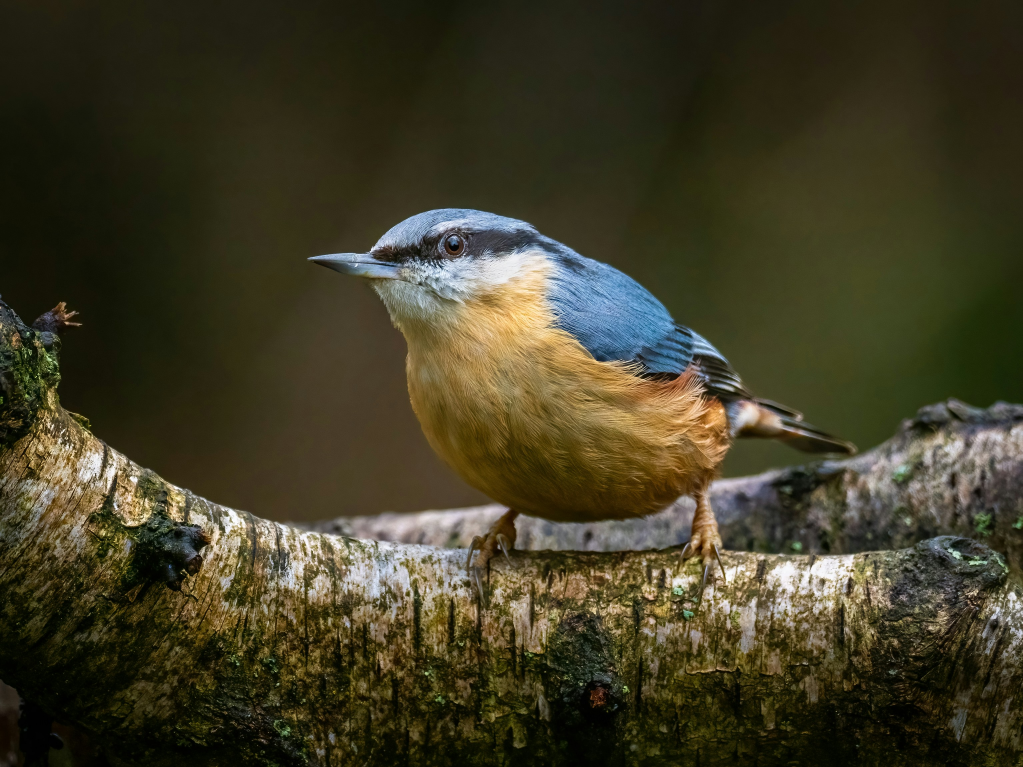
#> input picture dataset/cover.jpg, 3068 x 2301 px (shown at 1/3 size)
$ jupyter execute test_dct.ipynb
#> lines starting #> are read from the running program, lines starting #| are printed output that depends on the picture
#> further down, image is the input picture: shape (2301, 3068, 3); mean B, G, R 38, 60.3, 64.5
[cell 1]
import numpy as np

quant = np.array([[16,11,10,16,24,40,51,61],      # QUANTIZATION TABLE
                    [12,12,14,19,26,58,60,55],    # required for DCT
                    [14,13,16,24,40,57,69,56],
                    [14,17,22,29,51,87,80,62],
                    [18,22,37,56,68,109,103,77],
                    [24,35,55,64,81,104,113,92],
                    [49,64,78,87,103,121,120,101],
                    [72,92,95,98,112,100,103,99]])

class DCT():
    def __init__(self): # Constructor
        self.message = None
        self.bitMess = None
        self.oriCol = 0
        self.oriRow = 0
        self.numBits = 0
    #encoding part :
    def encode_image(self,img,secret_msg):
        #show(img)
#> called with secret_msg = 'Hello, this is a secret message!'
        secret=secret_msg
        print("Secret message: ", secret)
        print("Length of secret message: ", len(secret))
        self.message = str(len(secret))+'*'+secret
        self.bitMess = self.toBits()
        #get size of image in pixels
        row,col = img.shape[:2]
#> row = 2301; col = 3068
        ##col, row = img.size
        self.oriRow, self.oriCol = row, col
#> self.oriRow = 2301; self.oriCol = 3068
        if((col/8)*(row/8)<len(secret)):
            print("Error: Message too large to encode in image")
            return False
        #make divisible by 8x8
        if row%8 != 0 or col%8 != 0:
            img = self.addPadd(img, row, col)

        row,col = img.shape[:2]
#> row = 2304; col = 3072
        ##col, row = img.size
        #split image into RGB channels
        bImg,gImg,rImg = cv2.split(img)
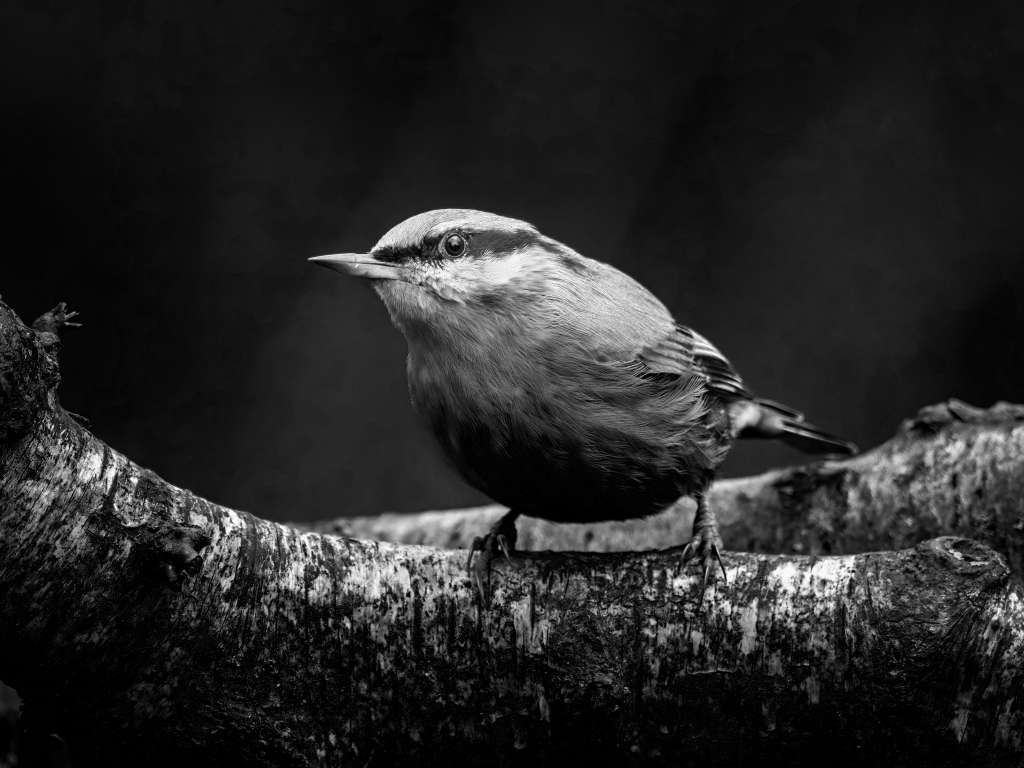
#> bImg: shape (2304, 3072) (shown at 1/3 size); min 0, max 255, mean 37.9
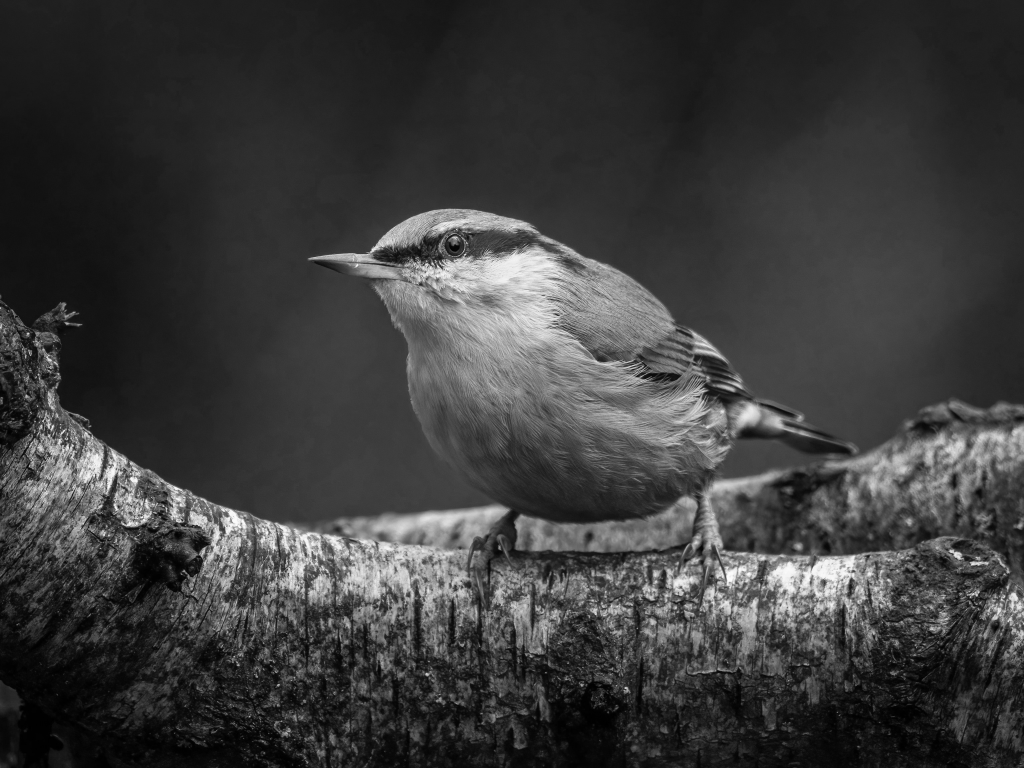
#> gImg: shape (2304, 3072) (shown at 1/3 size); min 0, max 255, mean 60.1
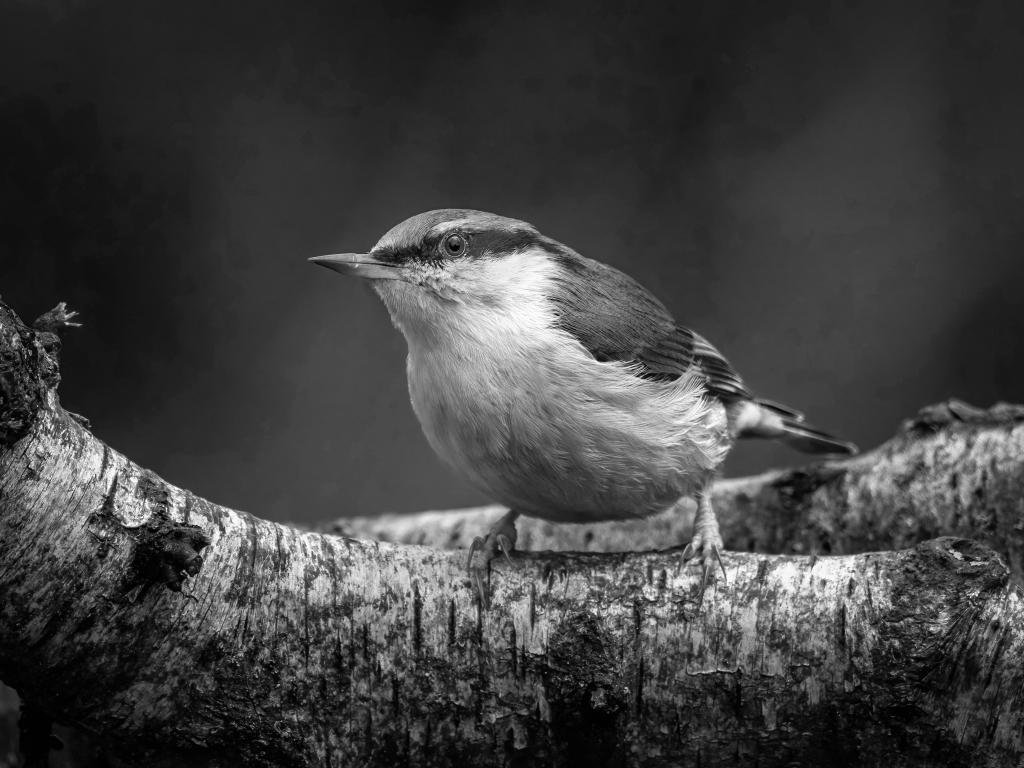
#> rImg: shape (2304, 3072) (shown at 1/3 size); min 0, max 255, mean 64.4
        #message to be hid in blue channel so converted to type float32 for dct function
        bImg = np.float32(bImg)
        #break into 8x8 blocks
        imgBlocks = [np.round(bImg[j:j+8, i:i+8]-128) for (j,i) in itertools.product(range(0,row,8),
                                                                       range(0,col,8))]
#> imgBlocks = 110592 items
        #Blocks are run through DCT function
        dctBlocks = [np.round(cv2.dct(img_Block)) for img_Block in imgBlocks]
#> dctBlocks = 110592 items
        #blocks then run through quantization table
        quantizedDCT = [np.round(dct_Block/quant) for dct_Block in dctBlocks]
#> quantizedDCT = 110592 items
        #set LSB in DC value corresponding bit of message
        messIndex = 0
        letterIndex = 0
        for quantizedBlock in quantizedDCT:
            #find LSB in DC coeff and replace with message bit
            DC = quantizedBlock[0][0]
            DC = np.uint8(DC)
            DC = np.unpackbits(DC)
            DC[7] = self.bitMess[messIndex][letterIndex]
            DC = np.packbits(DC)
            DC = np.float32(DC)
            DC= DC-255
            quantizedBlock[0][0] = DC
            letterIndex = letterIndex+1
            if letterIndex == 8:
                letterIndex = 0
                messIndex = messIndex + 1
                if messIndex == len(self.message):
                    break
#> this loop made 280 passes
#> DC on passes 1 to 12: [-55], [-55], [-54], [-54], [-55], [-55], [-54], [-54], [-55], [-55], [-54], [-54]
#> after the loop, letterIndex = 0; messIndex = 35
        #blocks run inversely through quantization table
        sImgBlocks = [quantizedBlock *quant+128 for quantizedBlock in quantizedDCT]
#> sImgBlocks = 110592 items
        #blocks run through inverse DCT
        #sImgBlocks = [cv2.idct(B)+128 for B in quantizedDCT]
        #puts the new image back together
        sImg=[]
        for chunkRowBlocks in self.chunks(sImgBlocks, col/8):
            for rowBlockNum in range(8):
                for block in chunkRowBlocks:
                    sImg.extend(block[rowBlockNum])
#> after the loop, sImg = 7077888 items
        sImg = np.array(sImg).reshape(row, col)
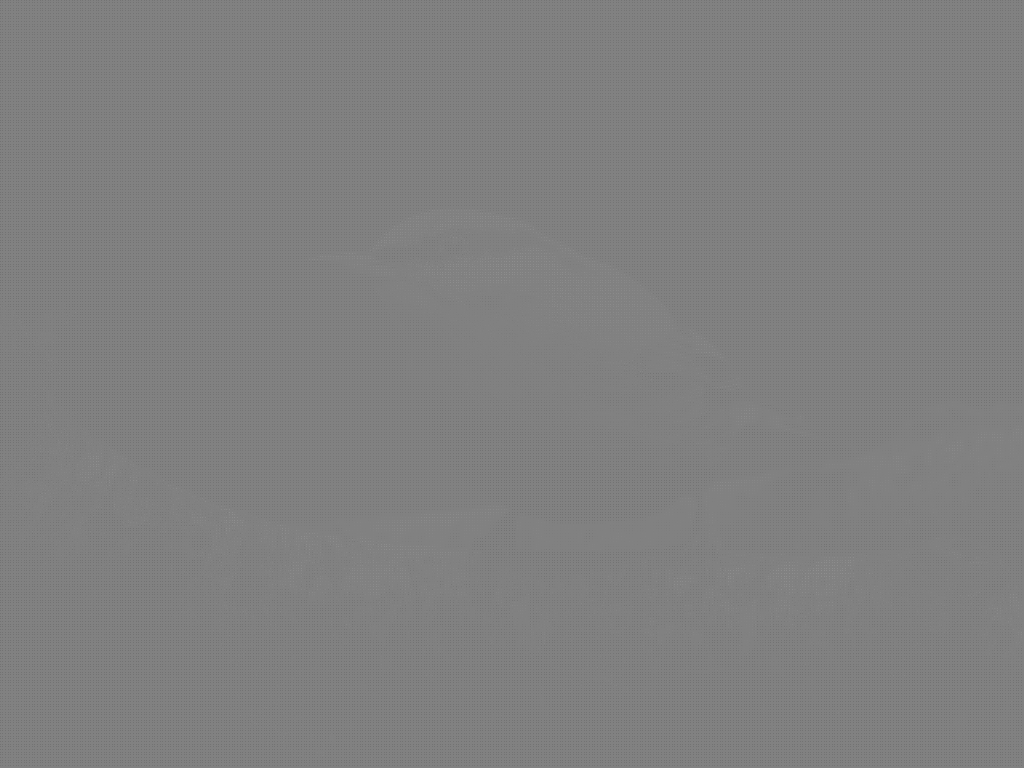
#> sImg: shape (2304, 3072) float64 (shown at 1/3 size); min -896, max 1120, mean 116.7; drawn with min black and max white
        #converted from type float32
        sImg = np.uint8(sImg)
        #show(sImg)
        sImg = cv2.merge((sImg,gImg,rImg))
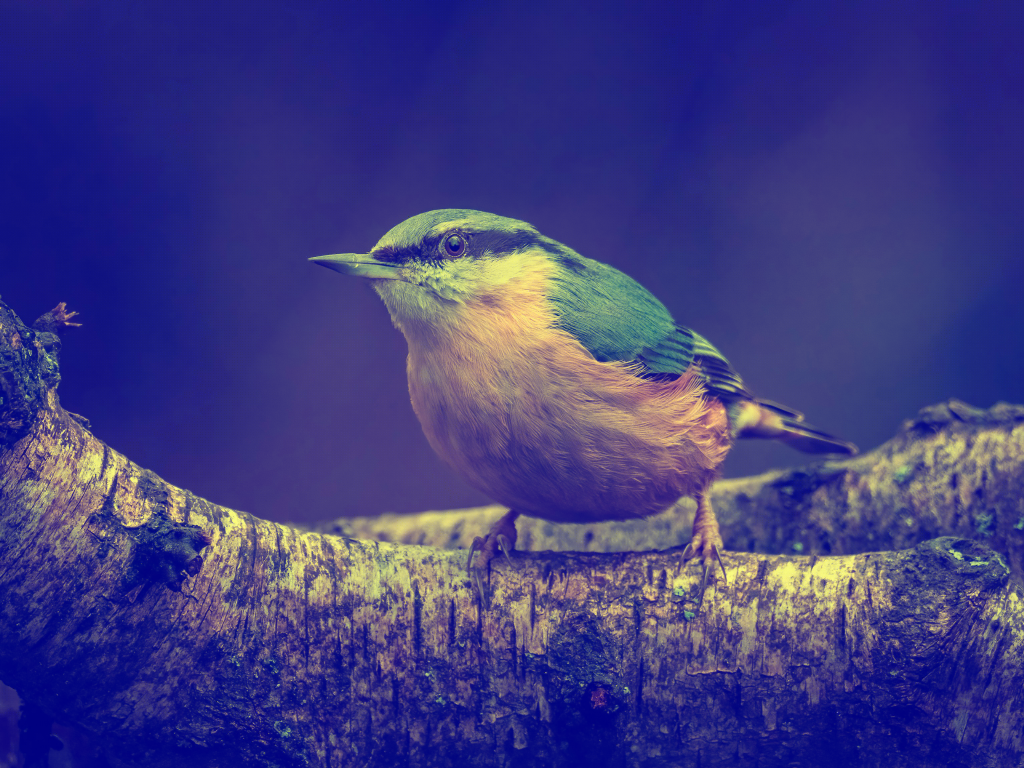
#> sImg: shape (2304, 3072, 3) (shown at 1/3 size); mean of channels 0, 1, 2 127.9, 60.1, 64.4; drawn as B, G, R
        return sImg

    #decoding part :
    def decode_image(self,img):
        row,col = img.shape[:2]
#> row = 2304; col = 3072
        messSize = None
        messageBits = []
        buff = 0
        #split image into RGB channels
        bImg,gImg,rImg = cv2.split(img)
         #message hid in blue channel so converted to type float32 for dct function
        bImg = np.float32(bImg)
        #break into 8x8 blocks
        imgBlocks = [bImg[j:j+8, i:i+8]-128 for (j,i) in itertools.product(range(0,row,8),
                                                                       range(0,col,8))]
#> imgBlocks = 110592 items
        #blocks run through quantization table
        #quantizedDCT = [dct_Block/ (quant) for dct_Block in dctBlocks]
        quantizedDCT = [img_Block/quant for img_Block in imgBlocks]
#> quantizedDCT = 110592 items
        i=0
        #message extracted from LSB of DC coeff
        for quantizedBlock in quantizedDCT:
            DC = quantizedBlock[0][0]
            DC = np.uint8(DC)
            DC = np.unpackbits(DC)
            if DC[7] == 1:
                buff+=(0 & 1) << (7-i)
            elif DC[7] == 0:
                buff+=(1&1) << (7-i)
            i=1+i
            if i == 8:
                messageBits.append(chr(buff))
                buff = 0
                i =0
                if messageBits[-1] == '*' and messSize is None:
                    try:
                        messSize = int(''.join(messageBits[:-1]))
                    except:
                        pass
            if len(messageBits) - len(str(messSize)) - 1 == messSize:
                return ''.join(messageBits)[len(str(messSize))+1:]
#> this loop made 280 passes
#> DC on passes 1 to 12: [1, 1, 1, 1, 1, 0, 0, 1], [1, 1, 1, 1, 1, 0, 0, 1], [1, 1, 1, 1, 1, 0, 1, 0], [1, 1, 1, 1, 1, 0, 1, 0], [1, 1, 1, 1, 1, 0, 0, 1], [1, 1, 1, 1, 1, 0, 0, 1], [1, 1, 1, 1, 1, 0, 1, 0], [1, 1, 1, 1, 1, 0, 1, 0], [1, 1, 1, 1, 1, 0, 0, 1], [1, 1, 1, 1, 1, 0, 0, 1], [1, 1, 1, 1, 1, 0, 1, 0], [1, 1, 1, 1, 1, 0, 1, 0]
        #blocks run inversely through quantization table
        sImgBlocks = [quantizedBlock *quant+128 for quantizedBlock in quantizedDCT]
        #blocks run through inverse DCT
        sImgBlocks = [cv2.idct(B)+128 for B in quantizedDCT]
        #puts the new image back together
        sImg=[]
        for chunkRowBlocks in self.chunks(sImgBlocks, col/8):
            for rowBlockNum in range(8):
                for block in chunkRowBlocks:
                    sImg.extend(block[rowBlockNum])
        sImg = np.array(sImg).reshape(row, col)
        #converted from type float32
        sImg = np.uint8(sImg)
        sImg = cv2.merge((sImg,gImg,rImg))
        ##sImg.save(img)
        #dct_decoded_image_file = "dct_" + original_image_file
        #cv2.imwrite(dct_decoded_image_file,sImg)
        return ''

    """Helper function to 'stitch' new image back together"""
    def chunks(self, l, n):
        m = int(n)
        for i in range(0, len(l), m):
            yield l[i:i + m]
    def addPadd(self,img, row, col):
        img = cv2.resize(img,(col+(8-col%8),row+(8-row%8)))
        return img
    def toBits(self):
        bits = []
        for char in self.message:
            binval = bin(ord(char))[2:].rjust(8,'0')
            bits.append(binval)
        self.numBits = bin(len(bits))[2:].rjust(8,'0')
        return bits

import cv2
import itertools

dct = DCT()
image = cv2.imread("./dataset/cover.jpg")  # Load your image
secret_message = "Hello, this is a secret message!"
encoded_image = dct.encode_image(image, secret_message)
cv2.imwrite("./results/stego.png", encoded_image)

# Decoding
decoded_message = dct.decode_image(encoded_image)
print("Decoded Message: ", decoded_message)
#| Decoded Message:  Hello, this is a secret message!

[cell 2]
import os
import xlwt
import shutil
import cv2
import sys
import math
import numpy as np
import itertools
import matplotlib.pyplot as plt


import cv2
import numpy as np
import itertools
#from scipy import signal
quant = np.array([[16,11,10,16,24,40,51,61],      # QUANTIZATION TABLE
                    [12,12,14,19,26,58,60,55],    # required for DCT
                    [14,13,16,24,40,57,69,56],
                    [14,17,22,29,51,87,80,62],
                    [18,22,37,56,68,109,103,77],
                    [24,35,55,64,81,104,113,92],
                    [49,64,78,87,103,121,120,101],
                    [72,92,95,98,112,100,103,99]])


class DCT():
    def __init__(self): # Constructor
        self.message = None
        self.bitMess = None
        self.oriCol = 0
        self.oriRow = 0
        self.numBits = 0
    #encoding part :
    def encode_image(self,img,secret_msg):
        #show(img)
#> called with secret_msg = 'Hello, this is a secret message!'
        secret=secret_msg
        self.message = str(len(secret))+'*'+secret
        self.bitMess = self.toBits()
        #get size of image in pixels
        row,col = img.shape[:2]
        ##col, row = img.size
        self.oriRow, self.oriCol = row, col
        if((col/8)*(row/8)<len(secret)):
            print("Error: Message too large to encode in image")
            return False
        #make divisible by 8x8
        if row%8 != 0 or col%8 != 0:
            img = self.addPadd(img, row, col)

        row,col = img.shape[:2]
        ##col, row = img.size
        #split image into RGB channels
        bImg,gImg,rImg = cv2.split(img)
        #message to be hid in blue channel so converted to type float32 for dct function
        bImg = np.float32(bImg)
        #break into 8x8 blocks
        imgBlocks = [np.round(bImg[j:j+8, i:i+8]-128) for (j,i) in itertools.product(range(0,row,8),
                                                                       range(0,col,8))]
        #Blocks are run through DCT function
        dctBlocks = [np.round(cv2.dct(img_Block)) for img_Block in imgBlocks]
        #blocks then run through quantization table
        quantizedDCT = [np.round(dct_Block/quant) for dct_Block in dctBlocks]
        #set LSB in DC value corresponding bit of message
        messIndex = 0
        letterIndex = 0
        for quantizedBlock in quantizedDCT:
            #find LSB in DC coeff and replace with message bit
            DC = quantizedBlock[0][0]
            DC = np.uint8(DC)
            DC = np.unpackbits(DC)
            DC[7] = self.bitMess[messIndex][letterIndex]
            DC = np.packbits(DC)
            DC = np.float32(DC)
            DC= DC-255
            quantizedBlock[0][0] = DC
            letterIndex = letterIndex+1
            if letterIndex == 8:
                letterIndex = 0
                messIndex = messIndex + 1
                if messIndex == len(self.message):
                    break
        #blocks run inversely through quantization table
        sImgBlocks = [quantizedBlock *quant+128 for quantizedBlock in quantizedDCT]
        #blocks run through inverse DCT
        #sImgBlocks = [cv2.idct(B)+128 for B in quantizedDCT]
        #puts the new image back together
        sImg=[]
        for chunkRowBlocks in self.chunks(sImgBlocks, col/8):
            for rowBlockNum in range(8):
                for block in chunkRowBlocks:
                    sImg.extend(block[rowBlockNum])
        sImg = np.array(sImg).reshape(row, col)
        #converted from type float32
        sImg = np.uint8(sImg)
        #show(sImg)
        sImg = cv2.merge((sImg,gImg,rImg))
        return sImg

    #decoding part :
    def decode_image(self,img):
        row,col = img.shape[:2]
        messSize = None
        messageBits = []
        buff = 0
        #split image into RGB channels
        bImg,gImg,rImg = cv2.split(img)
         #message hid in blue channel so converted to type float32 for dct function
        bImg = np.float32(bImg)
        #break into 8x8 blocks
        imgBlocks = [bImg[j:j+8, i:i+8]-128 for (j,i) in itertools.product(range(0,row,8),
                                                                       range(0,col,8))]
        #blocks run through quantization table
        #quantizedDCT = [dct_Block/ (quant) for dct_Block in dctBlocks]
        quantizedDCT = [img_Block/quant for img_Block in imgBlocks]
        i=0
        #message extracted from LSB of DC coeff
        for quantizedBlock in quantizedDCT:
            DC = quantizedBlock[0][0]
            DC = np.uint8(DC)
            DC = np.unpackbits(DC)
            if DC[7] == 1:
                buff+=(0 & 1) << (7-i)
            elif DC[7] == 0:
                buff+=(1&1) << (7-i)
            i=1+i
            if i == 8:
                messageBits.append(chr(buff))
                buff = 0
                i =0
                if messageBits[-1] == '*' and messSize is None:
                    try:
                        messSize = int(''.join(messageBits[:-1]))
                    except:
                        pass
            if len(messageBits) - len(str(messSize)) - 1 == messSize:
                return ''.join(messageBits)[len(str(messSize))+1:]
        #blocks run inversely through quantization table
        sImgBlocks = [quantizedBlock *quant+128 for quantizedBlock in quantizedDCT]
        #blocks run through inverse DCT
        #sImgBlocks = [cv2.idct(B)+128 for B in quantizedDCT]
        #puts the new image back together
        sImg=[]
        for chunkRowBlocks in self.chunks(sImgBlocks, col/8):
            for rowBlockNum in range(8):
                for block in chunkRowBlocks:
                    sImg.extend(block[rowBlockNum])
        sImg = np.array(sImg).reshape(row, col)
        #converted from type float32
        sImg = np.uint8(sImg)
        sImg = cv2.merge((sImg,gImg,rImg))
        ##sImg.save(img)
        #dct_decoded_image_file = "dct_" + original_image_file
        #cv2.imwrite(dct_decoded_image_file,sImg)
        return ''

    """Helper function to 'stitch' new image back together"""
    def chunks(self, l, n):
        m = int(n)
        for i in range(0, len(l), m):
            yield l[i:i + m]
    def addPadd(self,img, row, col):
        img = cv2.resize(img,(col+(8-col%8),row+(8-row%8)))
        return img
    def toBits(self):
        bits = []
        for char in self.message:
            binval = bin(ord(char))[2:].rjust(8,'0')
            bits.append(binval)
        self.numBits = bin(len(bits))[2:].rjust(8,'0')
        return bits


import cv2
import itertools

dct = DCT()
image = cv2.imread("./dataset/cover.jpg")  # Load your image
secret_message = "Hello, this is a secret message!"
encoded_image = dct.encode_image(image, secret_message)
cv2.imwrite("./results/stego.png", encoded_image)

# Decoding
decoded_message = dct.decode_image(encoded_image)
print("Decoded Message: ", decoded_message)
#| Decoded Message:  Hello, this is a secret message!
